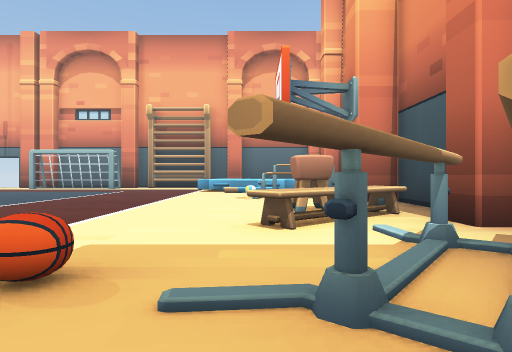
[1] (above)

23 first-person views from a walk through a 3-D level made in the Unity game engine. The camera is 1.3 m above the floor, looks level and sees 75° across. The floor is counted in squares, 2 m on a side. Each view is taken from the middle of a square. On the plan, view 1 faces up. The plan holds only what a view shows up to about 10 squares ahead; the rest is blank. Some animated figures are not drawn. Door leaves are left out, so doorways stand open. Some surface patterns are stand-ins.

[2]
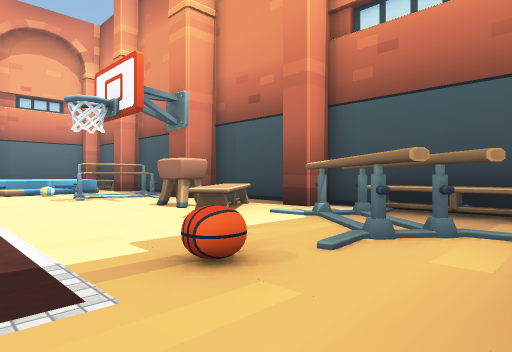

[3]
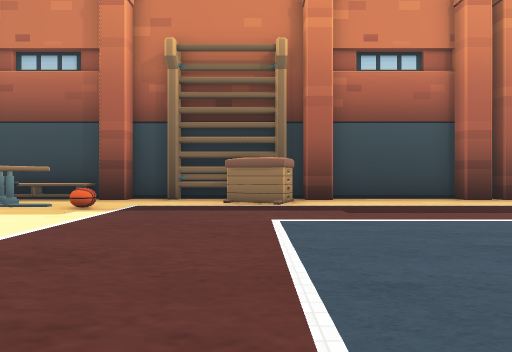

[4]
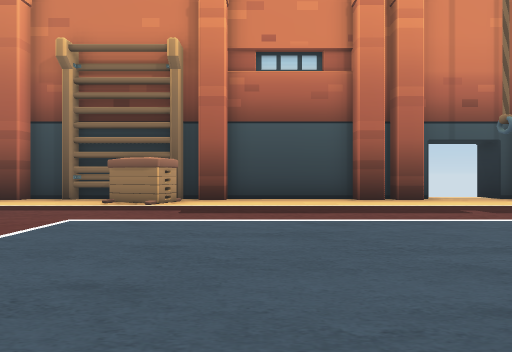

[5]
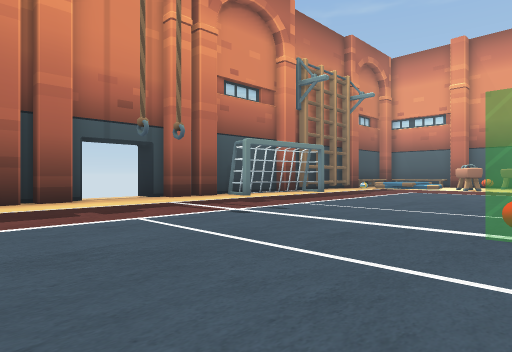

[6]
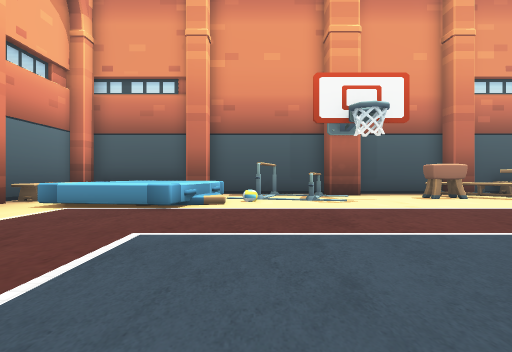

[7]
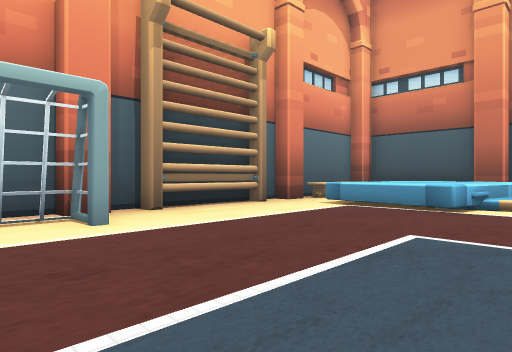

[8]
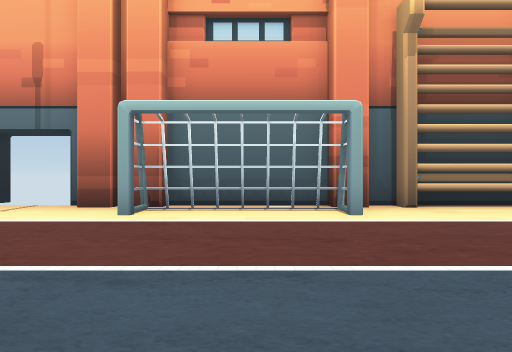

[9]
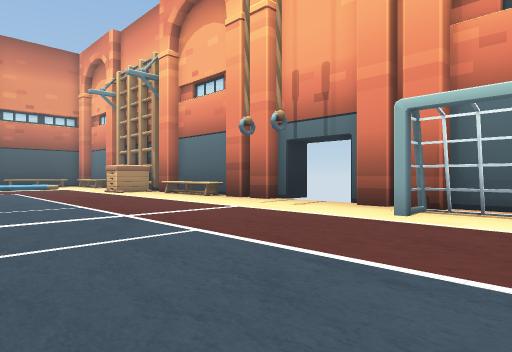

[10]
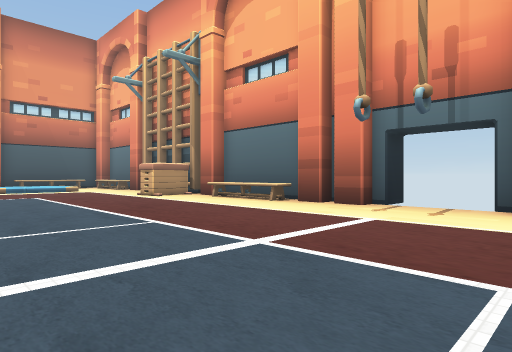

[11]
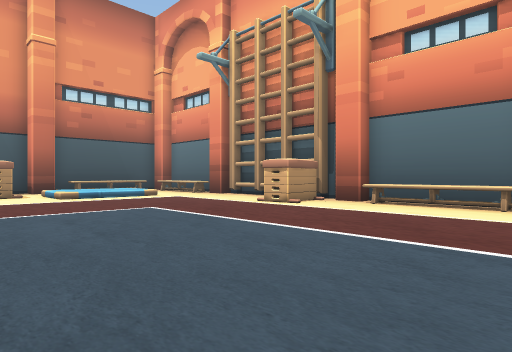

[12]
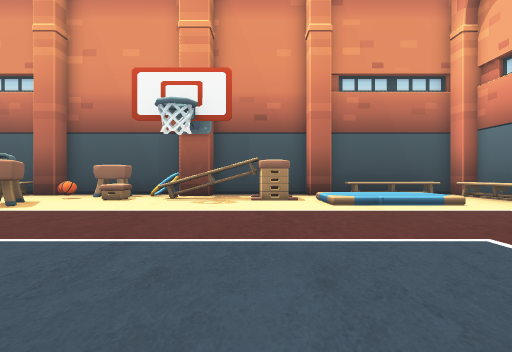

[13]
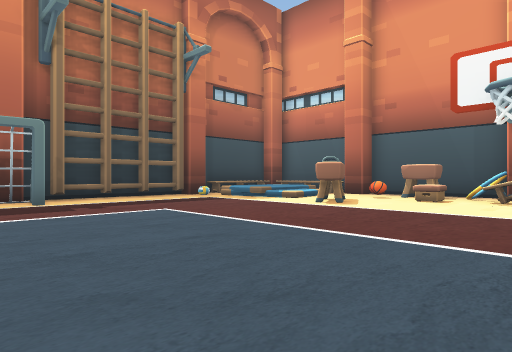

[14]
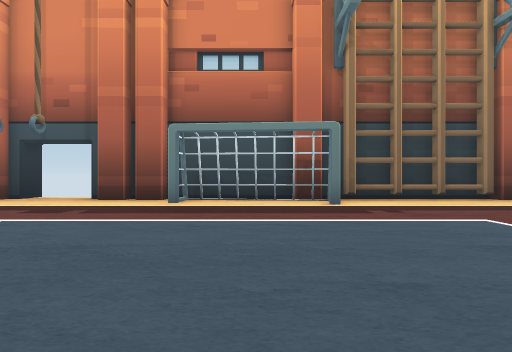

[15]
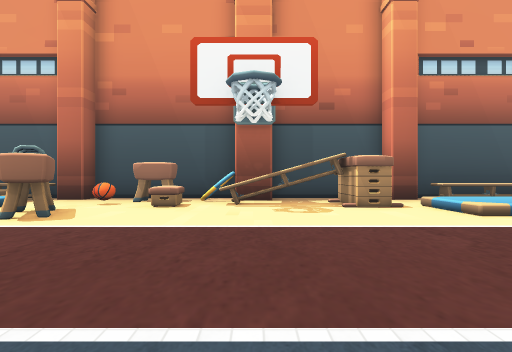

[16]
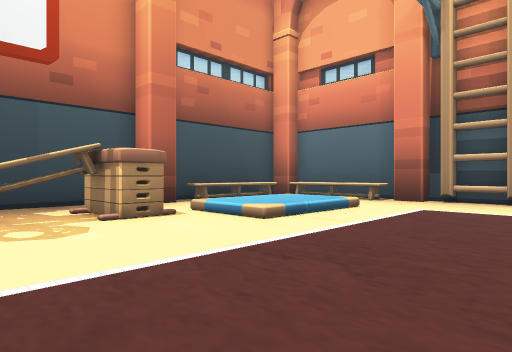

[17]
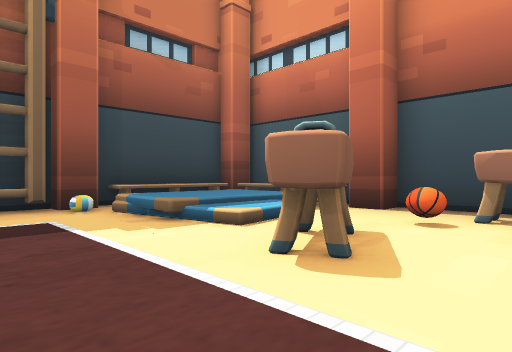

[18]
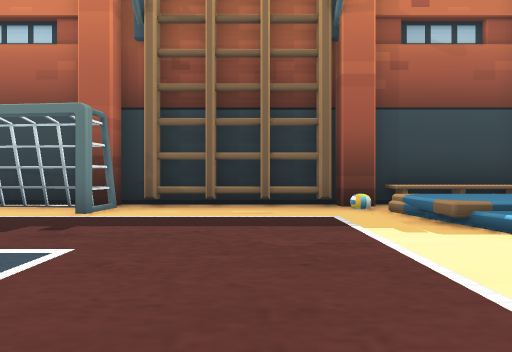

[19]
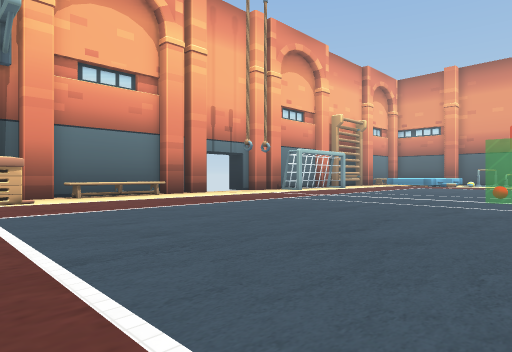

[20]
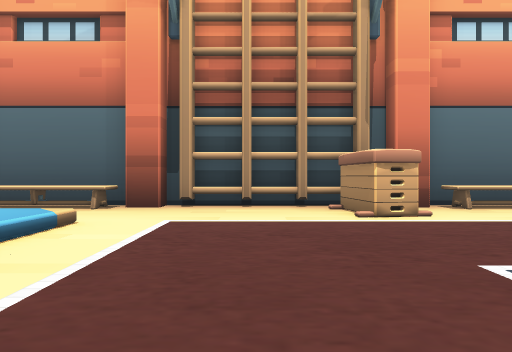

[21]
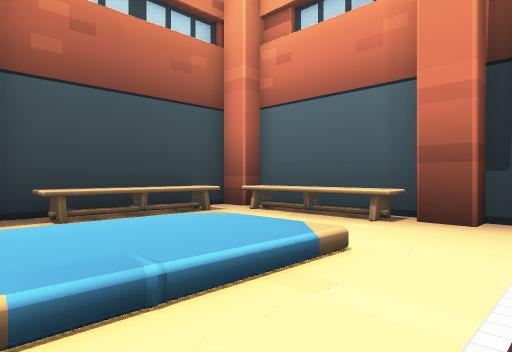

[22]
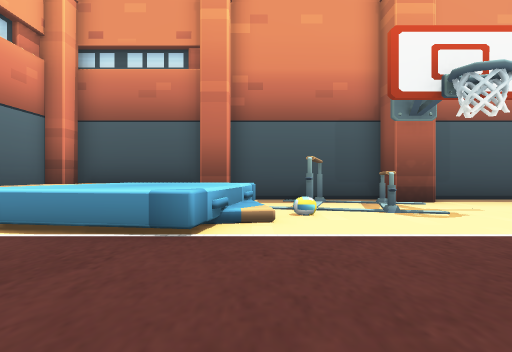

[23]
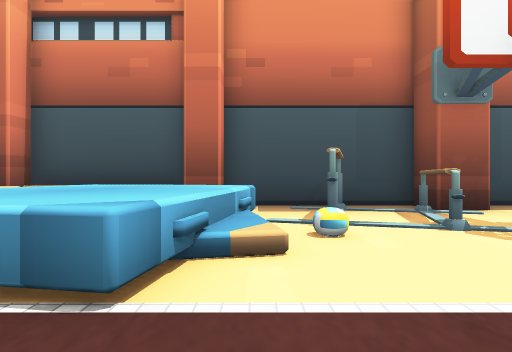

### Floor plan
Key: @ floor where view 1 was taken; # wall or solid block; . main floor; : floor 0.5 m higher than the main floor; + floor 0.75 m higher than the main floor; * floor 1 m higher than the main floor; / step, stairs or slope; D open door; = window, fence, low wall or low ledge; B box; O other object.
Columns run from 33 left of view 1 to 4 right of it. Each row starts with its distance up from view 1.
 19  #################DD#################
 18 ##OOOO....O#OOOO#.....#####.....#OOO##
 17 #.O.......O...........#...#....=.   O#
 16 #.O  /.........................=====O#
 15 #.O  :.........................=***=O#
 14 #..  :.........................=/// ##
 13 ##..::..........................///..#
 12 #  OO............................O/..#
 11 #..O.................................#
 10 #..O.................     .......OOO.#
  9 ##.O...............O.... ...........##
  8  #OO.................................#
  7  ..B.................................#
  6 #.OO..............................OO.#
  5 #....OO...........................OO##
  4 ##...............................OOO##
  3  #./ /.............................OO#
  2  OO  +..........................O.O.O#
  1  O   +.....#...............OO....OO.O#
  0  # .O.#....#####............O....@..O
 -1   ################DDD###############

Where each view was taken, in squares from view 1:
view 1: 0 up, 0 right, facing up
view 2: 0 up, 3 left, facing up-right
view 3: 9 up, 5 left, facing down
view 4: 9 up, 8 left, facing down
view 5: 9 up, 10 left, facing down-left
view 6: 12 up, 9 left, facing right
view 7: 12 up, 9 left, facing up-right
view 8: 11 up, 9 left, facing up
view 9: 11 up, 9 left, facing up-left
view 10: 11 up, 12 left, facing up-left
view 11: 10 up, 17 left, facing up-left
view 12: 11 up, 20 left, facing left
view 13: 10 up, 20 left, facing down-left
view 14: 9 up, 20 left, facing down
view 15: 9 up, 22 left, facing left
view 16: 9 up, 24 left, facing up-left
view 17: 7 up, 25 left, facing down-left
view 18: 7 up, 25 left, facing down
view 19: 7 up, 24 left, facing up-right
view 20: 11 up, 25 left, facing up
view 21: 13 up, 26 left, facing up-left
view 22: 13 up, 6 left, facing right
view 23: 13 up, 4 left, facing right
